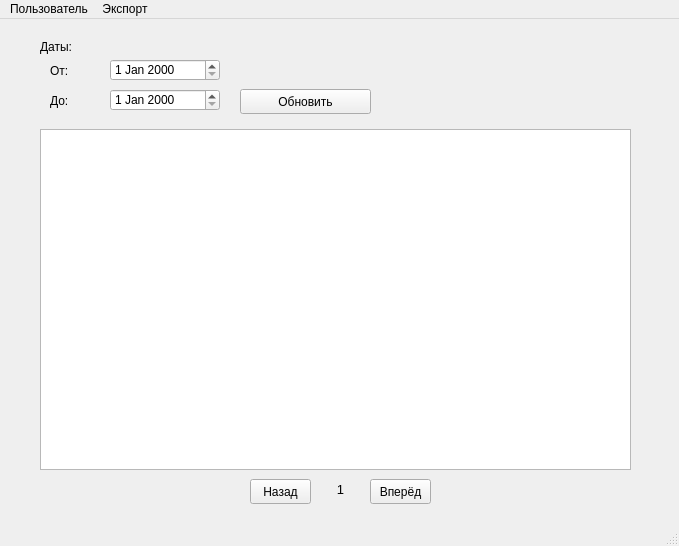
<?xml version="1.0" encoding="UTF-8"?>
<ui version="4.0">
 <class>AccountantScreen</class>
 <widget class="QMainWindow" name="AccountantScreen">
  <property name="geometry">
   <rect>
    <x>0</x>
    <y>0</y>
    <width>679</width>
    <height>546</height>
   </rect>
  </property>
  <property name="windowTitle">
   <string>Окно бухгалтера</string>
  </property>
  <widget class="QWidget" name="centralwidget">
   <widget class="QLabel" name="label_3">
    <property name="geometry">
     <rect>
      <x>50</x>
      <y>75</y>
      <width>54</width>
      <height>14</height>
     </rect>
    </property>
    <property name="text">
     <string>До:</string>
    </property>
   </widget>
   <widget class="QTableView" name="ChecksTableView">
    <property name="geometry">
     <rect>
      <x>40</x>
      <y>110</y>
      <width>591</width>
      <height>341</height>
     </rect>
    </property>
   </widget>
   <widget class="QPushButton" name="NextPageBtn">
    <property name="geometry">
     <rect>
      <x>370</x>
      <y>460</y>
      <width>61</width>
      <height>25</height>
     </rect>
    </property>
    <property name="text">
     <string>Вперёд</string>
    </property>
   </widget>
   <widget class="QLabel" name="label_2">
    <property name="geometry">
     <rect>
      <x>50</x>
      <y>45</y>
      <width>54</width>
      <height>14</height>
     </rect>
    </property>
    <property name="text">
     <string>От:</string>
    </property>
   </widget>
   <widget class="QLabel" name="label">
    <property name="geometry">
     <rect>
      <x>40</x>
      <y>20</y>
      <width>181</width>
      <height>16</height>
     </rect>
    </property>
    <property name="text">
     <string>Даты:</string>
    </property>
   </widget>
   <widget class="QDateEdit" name="FromDateDE">
    <property name="geometry">
     <rect>
      <x>110</x>
      <y>40</y>
      <width>110</width>
      <height>22</height>
     </rect>
    </property>
   </widget>
   <widget class="QDateEdit" name="ToDateDE">
    <property name="geometry">
     <rect>
      <x>110</x>
      <y>70</y>
      <width>110</width>
      <height>22</height>
     </rect>
    </property>
   </widget>
   <widget class="QPushButton" name="PrevPageBtn">
    <property name="geometry">
     <rect>
      <x>250</x>
      <y>460</y>
      <width>61</width>
      <height>25</height>
     </rect>
    </property>
    <property name="text">
     <string>Назад</string>
    </property>
   </widget>
   <widget class="QPushButton" name="RefreshTableBtn">
    <property name="geometry">
     <rect>
      <x>240</x>
      <y>70</y>
      <width>131</width>
      <height>25</height>
     </rect>
    </property>
    <property name="text">
     <string>Обновить</string>
    </property>
   </widget>
   <widget class="QLabel" name="PageNumberLabel">
    <property name="geometry">
     <rect>
      <x>320</x>
      <y>460</y>
      <width>41</width>
      <height>20</height>
     </rect>
    </property>
    <property name="font">
     <font>
      <pointsize>10</pointsize>
     </font>
    </property>
    <property name="text">
     <string>1</string>
    </property>
    <property name="alignment">
     <set>Qt::AlignCenter</set>
    </property>
   </widget>
  </widget>
  <widget class="QMenuBar" name="menubar">
   <property name="geometry">
    <rect>
     <x>0</x>
     <y>0</y>
     <width>679</width>
     <height>23</height>
    </rect>
   </property>
   <widget class="QMenu" name="menu">
    <property name="title">
     <string>Пользователь</string>
    </property>
    <addaction name="ChangeUserAction"/>
    <addaction name="ExitAction"/>
   </widget>
   <widget class="QMenu" name="menu_2">
    <property name="title">
     <string>Экспорт</string>
    </property>
    <addaction name="HTML_Action"/>
   </widget>
   <addaction name="menu"/>
   <addaction name="menu_2"/>
  </widget>
  <widget class="QStatusBar" name="statusbar"/>
  <action name="ChangeUserAction">
   <property name="text">
    <string>Сменить пользователя</string>
   </property>
  </action>
  <action name="ExitAction">
   <property name="text">
    <string>Выйти</string>
   </property>
  </action>
  <action name="HTML_Action">
   <property name="text">
    <string>Выгрузить в HTML</string>
   </property>
  </action>
 </widget>
 <resources/>
 <connections/>
</ui>
